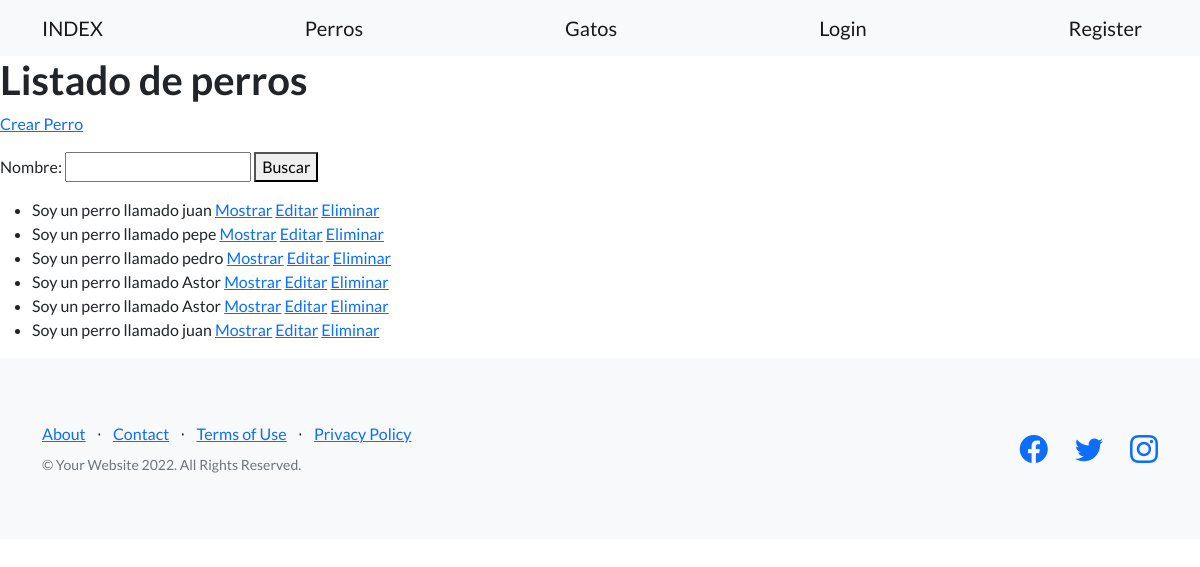
Screenshot of /perros/ with the database file from the repository.
### desafio/models.py (models this page shows)
class Perro(models.Model):
    nombre = models.CharField(max_length=30)
    edad = models.IntegerField()
    descripcion = RichTextField(null=True)
    fecha_creacion = models.DateTimeField(null=True)
    def __str__(self):
        return f"Soy un perro llamado {self.nombre}"

### desafio/views.py (the view)
# urls.py: path('perros/', listado_perros, name= "listado_perros"),
def listado_perros(request):
    nombre_de_busqueda = request.GET.get("nombre")
    if nombre_de_busqueda:
        listado_perros = Perro.objects.filter(nombre__icontains=nombre_de_busqueda)   #el __incontains es para poner que lo contenga
    else:
        listado_perros = Perro.objects.all()
    form = BusquedaPerro()
    return render(request,"perro/listado_perros.html", {"listado_perros": listado_perros, "form": form})

### desafio/forms.py
class BusquedaPerro(forms.Form):
    nombre = forms.CharField(max_length=30, required=False)

### Templates/perro/listado_perros.html (shortened to what this page needs)
{% extends 'base.html' %}
{% block texto_header %}
<h1>Listado de perros</h1>
{% endblock texto_header %}
{% block despues_del_header %}
<p>
    <a href={% url 'crear_perro' %}>Crear Perro</a>
</p>
<p>
    <form action={% url 'listado_perros' %}>
        {{form}}
        <button>Buscar</button>
</p>
<p>
    {% if listado_perros %}
    <ul>
        {% for perro in listado_perros%}
        <li> {{perro}}
            <a href={% url 'mostrar_perro' perro.id %}>Mostrar</a>
            <a href={% url 'editar_perro' perro.id %}>Editar</a>
            <a href={% url 'eliminar_perro' perro.id %}>Eliminar</a>
        </li>
        {% endfor %}
    </ul>
    {% else %}
       <p> No se encontraron datos. </p>
    {% endif %}
</p>
{% endblock despues_del_header %}

### rows the page displays
Perro: nombre "Soy un perro llamado juan"
Perro: nombre "Soy un perro llamado pepe"
Perro: nombre "Soy un perro llamado pedro"
Perro: nombre "Soy un perro llamado Astor"
Perro: nombre "Soy un perro llamado Astor"
Perro: nombre "Soy un perro llamado juan"
